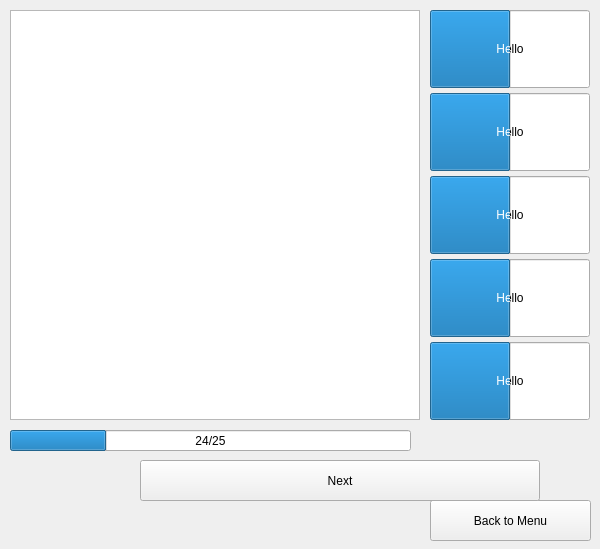
<?xml version="1.0" encoding="UTF-8"?>
<ui version="4.0">
 <class>ImageForm</class>
 <widget class="QWidget" name="ImageForm">
  <property name="geometry">
   <rect>
    <x>0</x>
    <y>0</y>
    <width>600</width>
    <height>549</height>
   </rect>
  </property>
  <property name="windowTitle">
   <string>Form</string>
  </property>
  <widget class="QGraphicsView" name="View">
   <property name="geometry">
    <rect>
     <x>10</x>
     <y>10</y>
     <width>410</width>
     <height>410</height>
    </rect>
   </property>
  </widget>
  <widget class="QProgressBar" name="progressBar">
   <property name="geometry">
    <rect>
     <x>10</x>
     <y>430</y>
     <width>401</width>
     <height>21</height>
    </rect>
   </property>
   <property name="value">
    <number>24</number>
   </property>
   <property name="format">
    <string>%p/25</string>
   </property>
  </widget>
  <widget class="QProgressBar" name="progressBar1">
   <property name="geometry">
    <rect>
     <x>430</x>
     <y>10</y>
     <width>160</width>
     <height>78</height>
    </rect>
   </property>
   <property name="value">
    <number>50</number>
   </property>
   <property name="alignment">
    <set>Qt::AlignCenter</set>
   </property>
   <property name="textDirection">
    <enum>QProgressBar::BottomToTop</enum>
   </property>
   <property name="format">
    <string>Hello</string>
   </property>
  </widget>
  <widget class="QProgressBar" name="progressBar2">
   <property name="geometry">
    <rect>
     <x>430</x>
     <y>93</y>
     <width>160</width>
     <height>78</height>
    </rect>
   </property>
   <property name="value">
    <number>50</number>
   </property>
   <property name="alignment">
    <set>Qt::AlignCenter</set>
   </property>
   <property name="textDirection">
    <enum>QProgressBar::BottomToTop</enum>
   </property>
   <property name="format">
    <string>Hello</string>
   </property>
  </widget>
  <widget class="QProgressBar" name="progressBar3">
   <property name="geometry">
    <rect>
     <x>430</x>
     <y>176</y>
     <width>160</width>
     <height>78</height>
    </rect>
   </property>
   <property name="value">
    <number>50</number>
   </property>
   <property name="alignment">
    <set>Qt::AlignCenter</set>
   </property>
   <property name="textDirection">
    <enum>QProgressBar::BottomToTop</enum>
   </property>
   <property name="format">
    <string>Hello</string>
   </property>
  </widget>
  <widget class="QProgressBar" name="progressBar4">
   <property name="geometry">
    <rect>
     <x>430</x>
     <y>259</y>
     <width>160</width>
     <height>78</height>
    </rect>
   </property>
   <property name="value">
    <number>50</number>
   </property>
   <property name="alignment">
    <set>Qt::AlignCenter</set>
   </property>
   <property name="textDirection">
    <enum>QProgressBar::BottomToTop</enum>
   </property>
   <property name="format">
    <string>Hello</string>
   </property>
  </widget>
  <widget class="QProgressBar" name="progressBar5">
   <property name="geometry">
    <rect>
     <x>430</x>
     <y>342</y>
     <width>160</width>
     <height>78</height>
    </rect>
   </property>
   <property name="value">
    <number>50</number>
   </property>
   <property name="alignment">
    <set>Qt::AlignCenter</set>
   </property>
   <property name="textDirection">
    <enum>QProgressBar::BottomToTop</enum>
   </property>
   <property name="format">
    <string>Hello</string>
   </property>
  </widget>
  <widget class="QPushButton" name="BackButton">
   <property name="geometry">
    <rect>
     <x>430</x>
     <y>500</y>
     <width>161</width>
     <height>41</height>
    </rect>
   </property>
   <property name="text">
    <string>Back to Menu</string>
   </property>
  </widget>
  <widget class="QPushButton" name="NextButton">
   <property name="geometry">
    <rect>
     <x>140</x>
     <y>460</y>
     <width>400</width>
     <height>41</height>
    </rect>
   </property>
   <property name="text">
    <string>Next</string>
   </property>
  </widget>
 </widget>
 <resources/>
 <connections/>
</ui>
